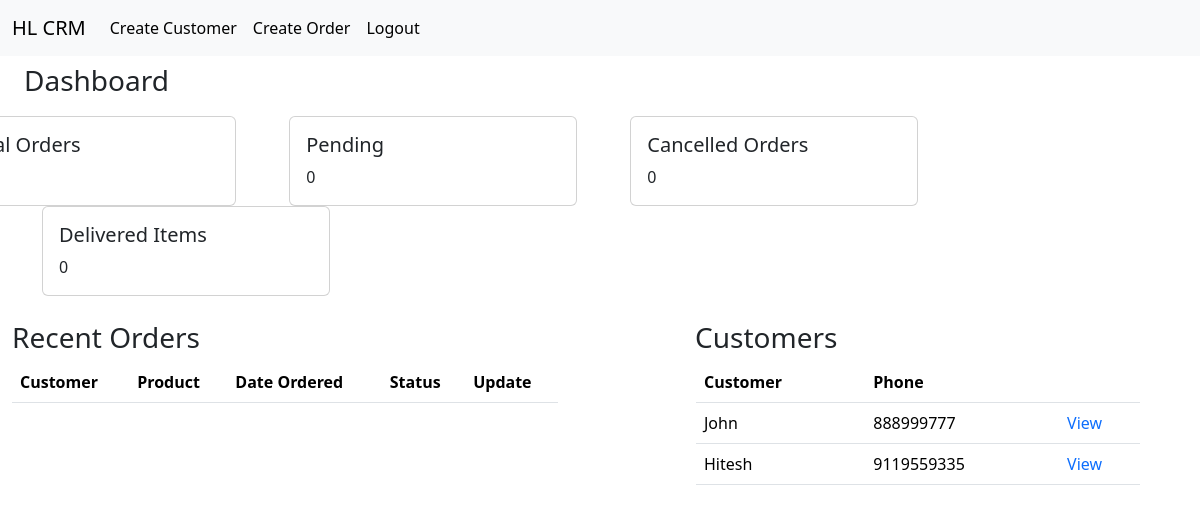
The app's page / (signed in), older data.
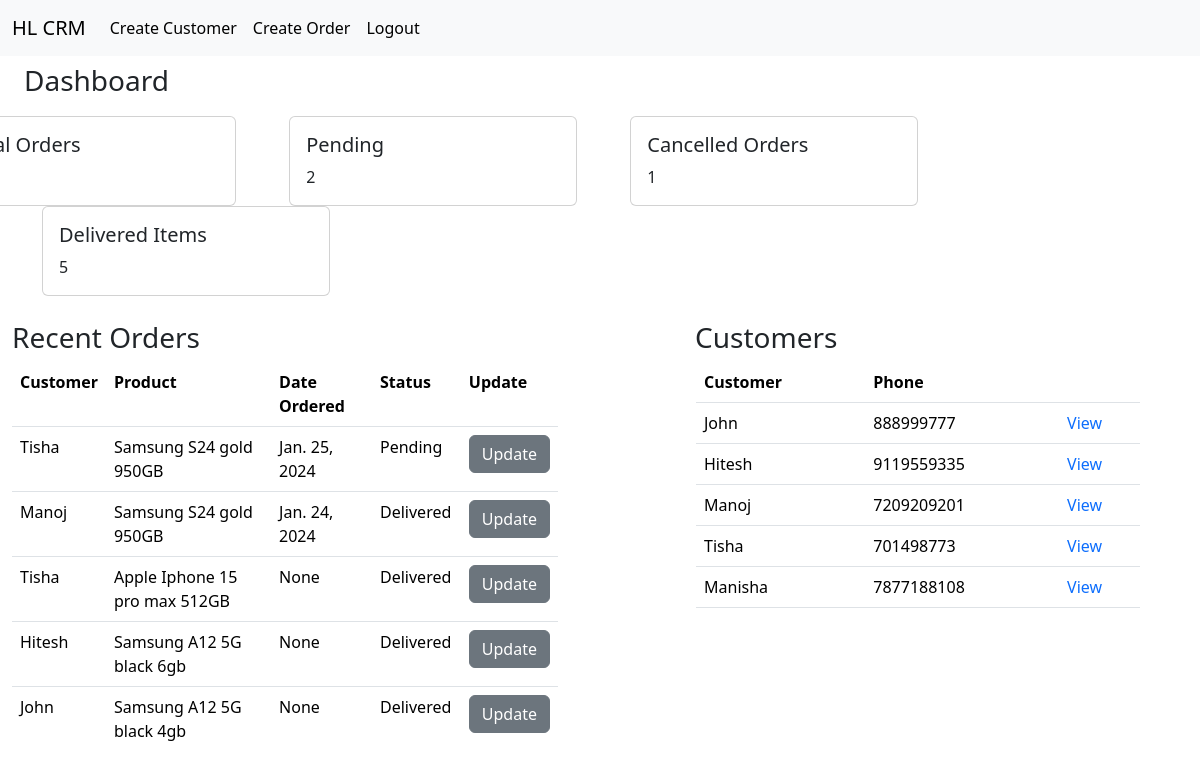
The same page, newer data.
### CRM_Django/models.py (models this page shows, shortened)
class Record(models.Model):
    created_at= models.DateTimeField(auto_now_add=True)
    first_name= models.CharField(max_length=50)
    last_name= models.CharField(max_length=60)
    email= models.CharField(max_length=100)
    phone= models.IntegerField()
    address= models.CharField(max_length=100)
    city= models.CharField(max_length=50)
    state= models.CharField(max_length=50)
    zipcode= models.CharField(max_length=50)
    def __str__(self):
        return f"{self.first_name}"

class Orders(models.Model):
    Order_id= models.IntegerField(primary_key=True, auto_created=True)
    Customer_ID= models.ForeignKey(Record, on_delete=models.PROTECT)
    product_name= models.CharField(max_length=110)
    Date_ordered= models.DateField()
    Status= models.IntegerField(choices=STATUS2)

### CRM_Django/views.py (the view)
# urls.py: path('', views.home, name='home'),
def home(request):
    record= Record.objects.all()
    Total_orders= Orders.objects.count()
    pending_orders= Orders.objects.filter(Status=0).count()
    Delivered= Orders.objects.filter(Status=1).count()
    Cancelled_orders= Orders.objects.filter(Status= 2).count()
    context= {'Total_orders':Total_orders,
              "pending_orders":pending_orders,
              "Delivered":Delivered,
              "Cancelled_orders":Cancelled_orders,
              "orders":Orders.objects.all().order_by("-Date_ordered"),
              "records":record}
    if request.method=='POST':
        username= request.POST['username']
        password= request.POST['password']
        user= authenticate(request,username=username, password=password)
        if user is not None:
            login(request,user)
            messages.success(request,'You have succesfully logged In!')
            return redirect('home')
        else:
            messages.success(request,'Username or password is incorrect')
            return redirect('home')
    else:
        return render(request,'home.html',context)

### CRM_Django/templates/home.html (shortened to what this page needs)
{% include 'base.html' %}
{% if user.is_authenticated %}
<h3 style="margin: 8px 0px 18px 24px;">Dashboard</h3>
<div class="container">
<div class="card" style="width: 18rem; display: inline-block; margin: 0px 49px 0px -94px;">
  <div class="card-body">
    <h5 class="card-title">Total Orders</h5>
    <p class="card-text">{{Total_orders}}</p>
  </div>
</div>
<div class="card" style="width: 18rem; display: inline-block; margin: 0px 49px 0px 0px;">
  <div class="card-body">
    <h5 class="card-title">Pending</h5>
    <p class="card-text">{{pending_orders}}</p>
  </div>
</div>
<div class="card" style="width: 18rem; display: inline-block; margin: 0px 49px 0px 0px;">
  <div class="card-body">
    <h5 class="card-title">Cancelled Orders</h5>
    <p class="card-text">{{Cancelled_orders}}</p>
  </div>
</div>
<div class="card" style="width: 18rem; display: inline-block; margin: 0px 49px 0px 0px;">
  <div class="card-body">
    <h5 class="card-title">Delivered Items</h5>
    <p class="card-text">{{Delivered}}</p>
  </div>
</div>
</div>
<div class="container text-left " style="margin: 25px 0px 0px 0px;">
  <div class="row">
    <div class="col-6 " style="max-height: 425px; overflow-y: auto;">
      <h3>Recent Orders</h3>
      <table class="table table-hover">
      <tr>
        <th>Customer</th>
        <th>Product</th>
        <th>Date Ordered</th>
        <th>Status</th>
        <th>Update</th>
      </tr>
      {% for order in orders %}
      <tr>
        <td>{{order.Customer_ID}}</td>
        <td>{{order.product_name}}</td>
        <td>{{order.Date_ordered}}</td>
        {% if order.Status == 0 %}
          <td>Pending</td>
        {% elif order.Status == 1 %}
          <td>Delivered</td>
        {% else %}
          <td>Cancelled</td>
        {% endif %}
        <td><a href="{% url 'up_orders' order.Order_id %}" class="btn btn-secondary">Update</a></td>
      </tr>
      {% endfor %}
      </table>
    </div>
    <div class="col-6" style="max-height: 425px; overflow-y: auto;">
      <h3 style="margin-left:113px ;">Customers</h3>
      <div class="col-lg-10 md-3" >
      <table class="table" style="margin: 0px 0px 0px 114px;">
        <tr>
          <th>Customer</th>
          <th>Phone</th>
          <th></th>
        </tr>
        {% for customer in records %}
        <tr>
          <td>{{customer.first_name}}</td>
          <td>{{customer.phone}}</td>
          <td><a href="{% url 'record' customer.id %}" style="text-decoration: none; ">View</a></td>
        </tr>
        {% endfor %}
      </table>
    </div>
    </div>
  </div>
</div>
{% endif %}

### CRM_Django/templates/base.html (shortened to what this page needs)
<!DOCTYPE html>
<html lang="en">
<head>
    <link href="https://cdn.jsdelivr.net/npm/bootstrap@5.3.2/dist/css/bootstrap.min.css" rel="stylesheet">
</head>
<body>
    {% block content %}
    {% include 'navbar.html' %}
    {% endblock %}
</body>
</html>

### CRM_Django/templates/navbar.html (shortened to what this page needs)
<nav class="navbar navbar-expand-lg bg-body-tertiary">
    <div class="container-fluid">
      <a class="navbar-brand" href="{% url 'home' %}">HL CRM</a>
      <div class="collapse navbar-collapse" id="navbarSupportedContent">
        <ul class="navbar-nav me-auto mb-2 mb-lg-0">
          {% if user.is_authenticated %}
          <li class="nav-item">
            <a class="nav-link active" aria-current="page" href="{% url 'add' %}">Create Customer</a>
          </li>
          <li class="nav-item">
            <a class="nav-link active" aria-current="page" href="{% url 'create_or' %}">Create Order</a>
          </li>
          <li class="nav-item">
            <a class="nav-link active" aria-current="page" href="{% url 'logout' %}">Logout</a>
          </li>
          {% endif %}
        </ul>
      </div>
    </div>
  </nav>

Row changes from the older to the newer data that the page shows:
added Orders: Customer_ID "Tisha", product_name "Samsung S24 gold 950GB", Date_ordered "Jan. 25, 2024", Status "Pending"
added Orders: Customer_ID "Manoj", product_name "Samsung S24 gold 950GB", Date_ordered "Jan. 24, 2024", Status "Delivered"
added Orders: Customer_ID "Tisha", product_name "Apple Iphone 15 pro max 512GB", Date_ordered "None", Status "Delivered"
added Orders: Customer_ID "Hitesh", product_name "Samsung A12 5G black 6gb", Date_ordered "None", Status "Delivered"
added Orders: Customer_ID "John", product_name "Samsung A12 5G black 4gb", Date_ordered "None", Status "Delivered"
added Record: first_name "Manoj", phone "7209209201"
added Record: first_name "Tisha", phone "701498773"
added Record: first_name "Manisha", phone "7877188108"
Text that changed along with them:
{{ pending_orders }}: "0" → "2"
{{ Cancelled_orders }}: "0" → "1"
{{ Delivered }}: "0" → "5"
